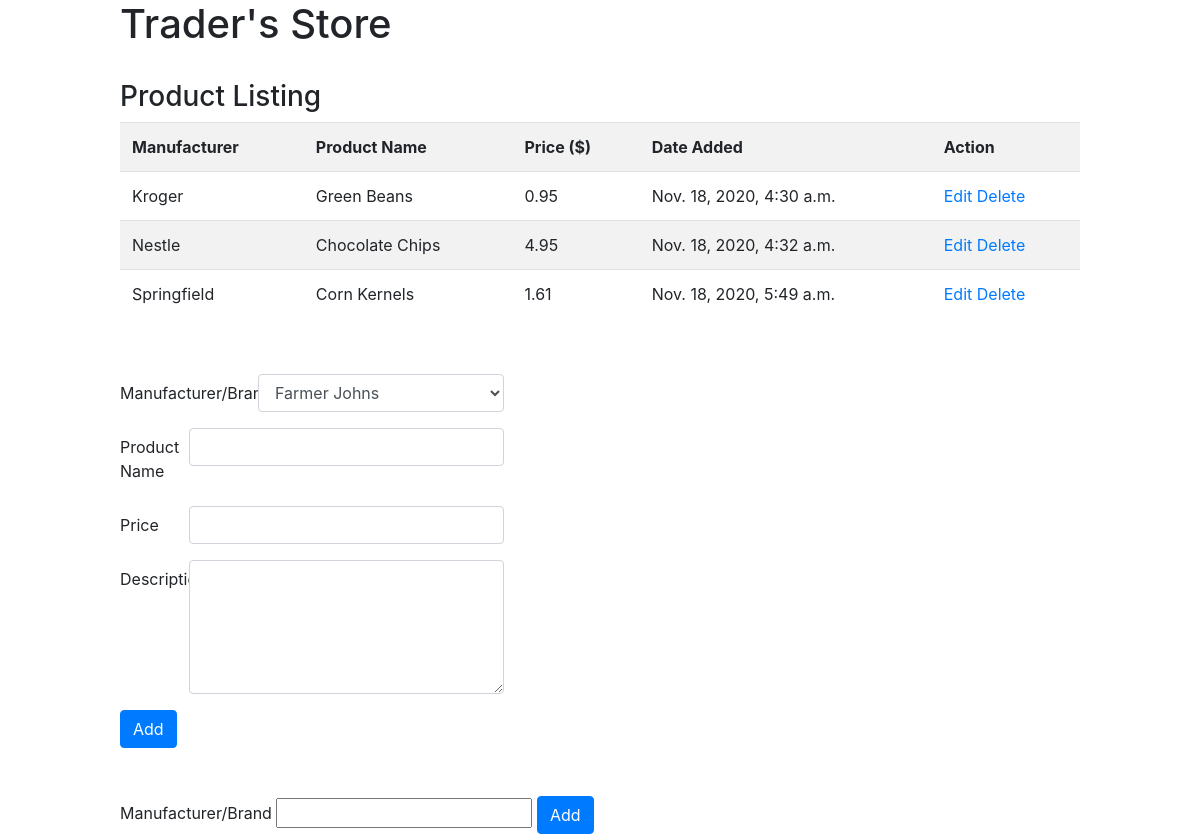
The page / on the database its author committed.
### store_app/models.py (models this page shows)
class Products(models.Model):
    name = models.CharField(max_length=255, blank=False)
    price = models.FloatField(blank=False)
    description = models.TextField(blank=False)
    created_at = models.DateTimeField(auto_now_add=True)
    modified_at = models.DateTimeField(auto_now=True)
    manufacturer = models.ForeignKey(Manufacturers, related_name='products', on_delete=models.CASCADE, blank=False)
    objects = ProductManager()

class Manufacturers(models.Model):
    name = models.CharField(max_length=255, blank=False)
    created_at = models.DateTimeField(auto_now_add=True)
    modified_at = models.DateTimeField(auto_now=True)
    objects = MfgManager()
    def __str__(self):
        return self.name

### store_app/views.py (the view)
# urls.py: path('', views.index),
def index(request):
    context = {
        'products': Products.objects.all(),
        'manufacturers': Manufacturers.objects.all().order_by('name'),
    }
    return render(request, 'index.html', context)

### store_app/templates/index.html (shortened to what this page needs)
<!DOCTYPE html>
<html lang="en">
<head>
    {% load static %}
    <link rel="stylesheet" href="{% static 'css/style.css' %}">
    <link rel="stylesheet" href="https://stackpath.bootstrapcdn.com/bootstrap/4.4.1/css/bootstrap.min.css">
</head>
<body>
    <div id="canvas">
        <h1>Trader's Store</h1><br>
        <div id="listing">
            <h3>Product Listing</h3>
            <table id="product-table" class="table table-striped">
                <tr>
                    <th scope="col">Manufacturer</th>
                    <th scope="col">Product Name</th>
                    <th scope="col">Price ($)</th>
                    <th scope="col">Date Added</th>
                    <th scope="col">Action</th>
                </tr>
                {% for product in products %}
                <tr>
                    <td>{{product.manufacturer}}</td>
                    <td>{{product.name}}</td>
                    <td>{{product.price}}</td>
                    <td>{{product.created_at}}</td>
                    <td><a href="products/{{product.id}}">Edit</a>  <a href="products/{{product.id}}" class="delete-prod" prod-id="{{product.id}}">Delete</a></td>
                </tr>
                {% endfor %}
            </table>
        </div><br>
        <div id="add-product">
            <form action="product" method="post">
                <div class="form-group row">
                    <label class="col-sm-4 col-form-label">Manufacturer/Brand</label>
                    <div class="col-sm-8">
                        <select class="form-control" name="manufacturer">
                        {% for mfg in manufacturers %}
                            <option value="{{mfg.id}}">{{mfg}}</option>
                        {% endfor %}
                    </select>
                    </div>
                </div>
                <div class="form-group row">
                    <label class="col-sm-2 col-form-label">Product Name</label>
                    <div class="col-sm-10">
                        <input type="text" name="name" class="form-control">
                    </div>
                </div>
                <div class="form-group row">
                    <label class="col-sm-2 col-form-label">Price</label>
                    <div class="col-sm-10">
                        <input type="number" step=".01"  name="price" class="form-control">
                    </div>
                </div>
                <div class="form-group row">
                    <label class="col-sm-2 col-form-label">Description</label>
                    <div class="col-sm-10">
                        <textarea name="description" cols="30" rows="5" class="form-control"></textarea>
                    </div>
                </div>
                <input type="submit" value="Add" class="btn btn-primary" >
            </form>
        </div><br><br>
        <div id="add-mfg">
            <form action="manufacturers" method="post">
                <label>Manufacturer/Brand</label>
                <input type="text" name="name">
                <input type="submit" value="Add" class="btn btn-primary" >
            </form>
        </div>
    </div>
</body>
</html>

### store_app/static/css/style.css (style rules this page uses)
#canvas { margin: auto; width: 80%; }
#add-product { width: 40%; }

### rows shown on the page
Products: manufacturer "Kroger", name "Green Beans", price "0.95", created_at "Nov. 18, 2020, 4:30 a.m."
Products: manufacturer "Nestle", name "Chocolate Chips", price "4.95", created_at "Nov. 18, 2020, 4:32 a.m."
Products: manufacturer "Springfield", name "Corn Kernels", price "1.61", created_at "Nov. 18, 2020, 5:49 a.m."

### other values the page prints
form field manufacturer "Farmer Johns"
